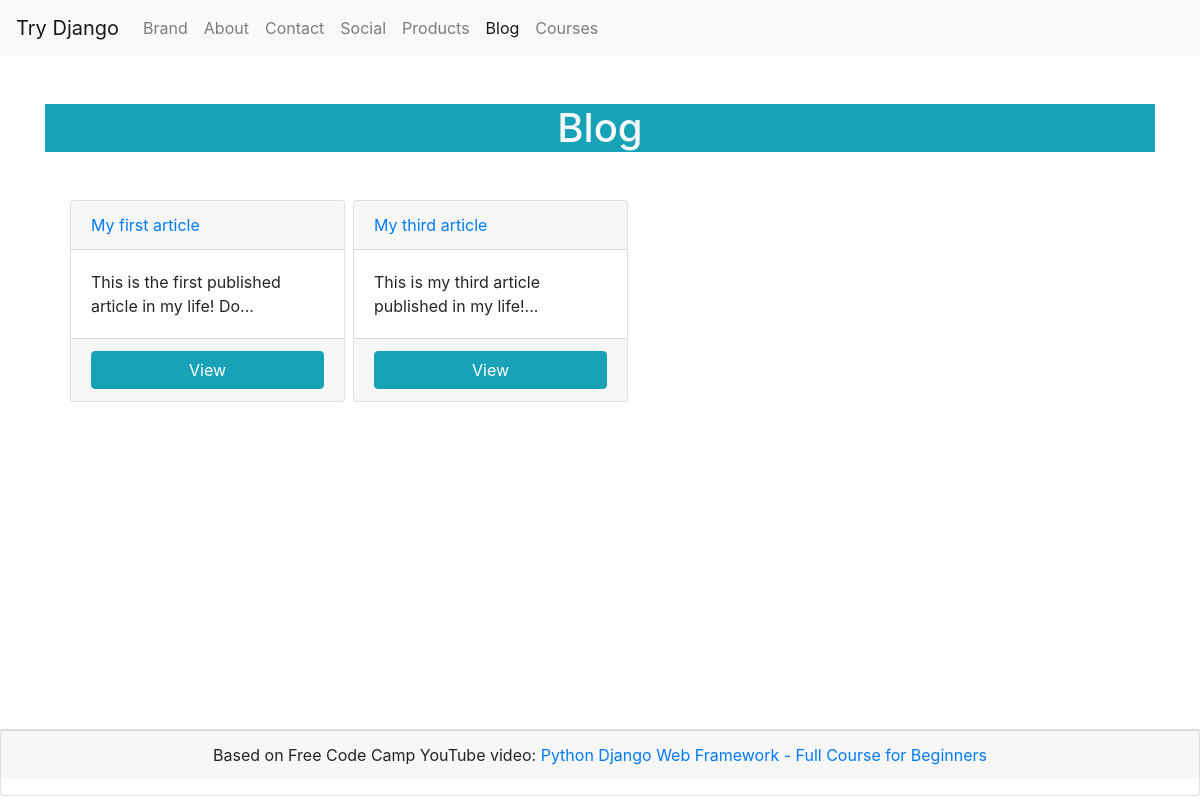
Screenshot of /blog/ with the database file from the repository.
### blog/models.py (models this page shows)
class Article(models.Model):
    title = models.CharField(max_length=120)
    content = models.TextField()
    active = models.BooleanField(default=True)
    def __str__(self):
        return self.title
    def get_absolute_url(self):
        return reverse("blog:article_detail", kwargs={"article_id": self.id})

### blog/views.py (the view)
# urls.py: path('', ArticleListView.as_view(), name='index'),
class ArticleListView(ListView):
    queryset = Article.objects.all()
    template_name = 'articles/article_list.html'

### pages/templatetags/helpers.py (called while the page is built)
@register.simple_tag
def link_is_active(request, url):
    is_home_url = request.path == '/' and request.path == url
    has_same_parent = url.split('/')[1] == request.path.split('/')[1]
    if is_home_url:
        return 'active'
    if has_same_parent:
        return 'active'
    return ''

@register.simple_tag
def content_max_length(value, max_length):
    return f"{value[:max_length]}..."

### blog/templates/articles/article_list.html (shortened to what this page needs)
{% extends 'base.html' %}
{% load helpers %}
{% block content %}
    <h1 class="my-5 text-center text-light bg-info">Blog</h1>
    <ul class="row">
    {% for article in object_list %}
        {% if article.active %}
        <li class="col-sm-12 col-lg-3 p-0 mr-2 mb-2 card">
            <a href="{{ article.get_absolute_url }}" class="card-header">{{article}}</a>
            <span class="card-body">{% content_max_length article.content 50 %}</span>
            <div class="card-footer btn-group">
                <a href="{{article.get_absolute_url}}" class="btn btn-info">View</a>
            </div>
        </li>
        {% endif %}
    {% endfor %}
    </ul>
{% endblock content %}

### rows the page displays
Article: title "My first article", content "This is the first published article in my life! Do..."
Article: title "My third article", content "This is my third article published in my life!..."
